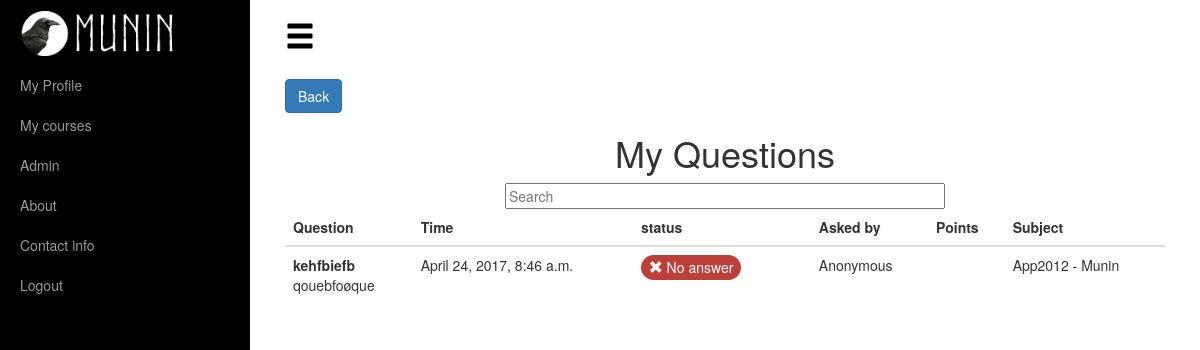
Page /my_questions (signed in) on the earlier database version.
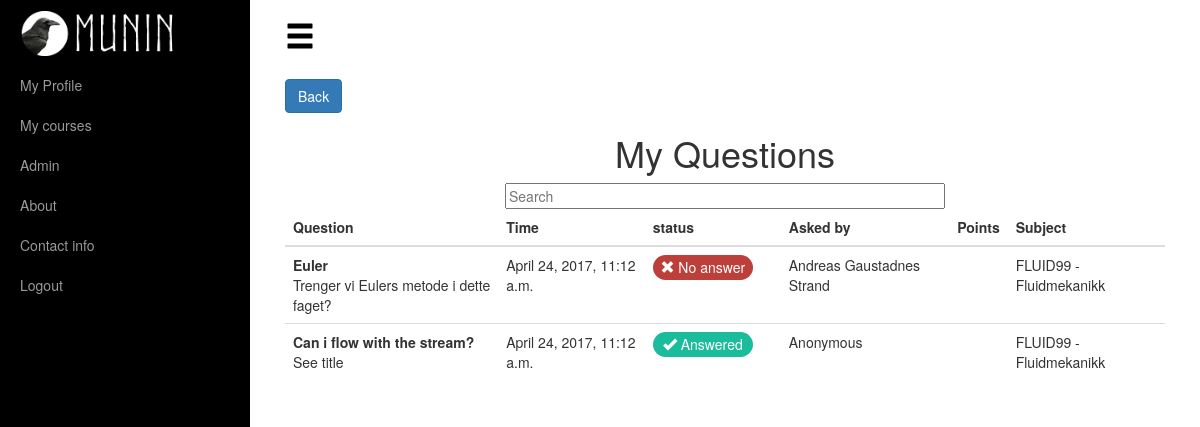
Same page on the later database version.
### apps/questions/models.py (models this page shows, shortened)
class Question(VoteModel, models.Model):
    title = models.CharField(max_length=50)
    text = models.CharField(max_length=2500)
    user = models.ForeignKey(User, null=True, blank=True)
    asked_by = models.CharField(max_length=40, default="None")
    course = models.ForeignKey(Course)
    timestamp = models.DateTimeField(default=datetime.datetime.now())
    def get_answers(self):
        answer_list = Answer.objects.filter(question=self)
        number = len(answer_list)
        return number

### apps/courses/models.py (models this page shows)
class Course(models.Model):
    name = models.CharField(max_length=50)
    course_id = models.CharField(max_length=7)
    lecturer = models.ForeignKey(User)
    hexcolour = models.CharField(max_length=7, default='#1b6d85')
    YEAR_CHOICES = []
    for r in range(2000, (datetime.datetime.now().year + 2)):
        YEAR_CHOICES.append((r, r))
    year = models.IntegerField(choices=YEAR_CHOICES)
    about = models.TextField(blank=True)
    examDate = models.DateField(blank=True, null=True)
    def __str__(self):
        return self.course_id + ' - ' + self.name

### apps/registration/models.py (models this page shows, shortened)
class User(AbstractUser):
    middle_name = models.CharField(max_length=50, blank=True)
    ROLES = (
        ('S', 'Student'),
        ('P', 'Professor'),
        ('A', 'Admin'),
    )
    role = models.CharField(max_length=1, null=True, choices=ROLES, default='S')
    image = models.ImageField(upload_to=user_folder, default='placeholder-profile.jpg')
    school = models.ForeignKey(School, null=True)
    def get_full_name(self):
        if self.middle_name:
            if self.first_name == '':
                first_name = self.middle_name
            else:
                first_name = self.first_name + ' ' + self.middle_name
        else:
            first_name = self.first_name
        if first_name == '' and self.last_name == '':
            return self.username
        if self.last_name == '':
            return first_name
        if first_name == '':
            return self.last_name
        return first_name + ' ' + self.last_name

### apps/questions/views.py (the view)
# urls.py: url(r'^my_questions', myQuestions, name="my_questions"),
@login_required
def myQuestions(request):
    user=request.user
    myQues=Question.objects.filter(asked_by=user.username)
    numOfQuestions=len(myQues)
    return render(request, 'questions/../../templates/questions/my_questions.html', {'antall':numOfQuestions, 'my_Questions': myQues})

### templates/questions/my_questions.html (shortened to what this page needs)
{% extends "base.html" %}
{% load static %}
{% block content %}
    <div class="align-left" style="padding-top: 25px">
        <input class="btn btn-primary" type=button value="Back" onClick="history.go(-1);">
    </div>
    <h1 class="text-center"> My Questions </h1>
    <div class="center-block">
        <div id="users">
            <div class="text-center">
                <input style="width: 50%" class="search" placeholder="Search" />
            </div>
            <table class="table table-responsive table-hover">
                <thead>
                    <tr>
                        <th>Question</th>
                        <th>Time</th>
                        <th>status</th>
                        <th>Asked by</th>
                        <th>Points</th>
                        <th>Subject</th>
                    </tr>
                </thead>
                <tbody class="list">
                    {% for question in my_Questions %}
                    <tr class='clickable-row' data-href="/course/question/{{ question.pk }}">
                        <td class="id"><strong>{{ question.title }}</strong><br>{{ question.text }}</td>
                        <td class="name">{{ question.timestamp }}</td>
                        <td>
                            {% if question.get_answers > 0 %}
                                <span class="answered"><i class="glyphicon glyphicon-ok"></i> Answered</span>
                            {% else %}
                                <span class="unanswered"><i class="glyphicon glyphicon-remove"></i> No answer</span>
                            {% endif %}
                        </td>
                        <td class="user">
                            {% if question.user %}
                                {{ question.user.get_full_name }}
                            {% else %}
                                Anonymous
                            {% endif %}
                        </td>
                        <td>{{ question.vote_score }}</td>
                        <td>{{ question.course }}</td>
                    </tr>
                {% endfor %}
                </tbody>
            </table>
        </div>
    </div>
{% endblock %}

Differences in the rows shown:
removed Question: title "kehfbiefb", text "qouebfoøque", timestamp "April 24, 2017, 8:46 a.m.", shows "No answer", shows "Anonymous", course "App2012 - Munin"
added Question: title "Euler", text "Trenger vi Eulers metode i dette faget?", timestamp "April 24, 2017, 11:12 a.m.", shows "No answer", user.get_full_name "Andreas Gaustadnes Strand", course "FLUID99 - Fluidmekanikk"
added Question: title "Can i flow with the stream?", text "See title", timestamp "April 24, 2017, 11:12 a.m.", shows "Answered", shows "Anonymous", course "FLUID99 - Fluidmekanikk"
